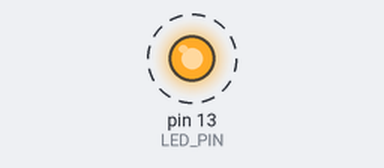
The sketch below on a simulated Arduino Uno, built with avr-gcc and run on an emulated ATmega328P. Shown: output pins drawn as LEDs (lit = HIGH). Dashed ring = blinking. What the sketch prints to the serial monitor is not drawn.

Above: at 1.5 s.
Timing chart, 0 to 5.6 s (numbered marks = the images above):
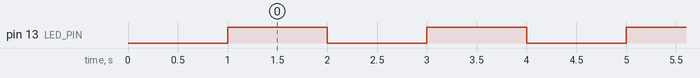

The sketch:

vishnufirmware.ino
```cpp
#define LED_PIN 13  // Onboard LED

unsigned long lastBlink = 0;
const unsigned long interval = 1000; // 1 second
bool ledState = false;

void setup() {
  Serial.begin(9600);
  pinMode(LED_PIN, OUTPUT);

  delay(1000);  // Give time for USB to stabilize

  // Print firmware info on boot
  Serial.println("=== VishnuFirm ===");
  Serial.println("Version: 1.0.0");
  Serial.println("==================");
}

void loop() {
  unsigned long currentMillis = millis();
  if (currentMillis - lastBlink >= interval) {
    lastBlink = currentMillis;

    // Toggle LED
    ledState = !ledState;
    digitalWrite(LED_PIN, ledState);

    // Print LED state
    if (ledState)
      Serial.println("LED ON");
    else
      Serial.println("LED OFF");
  }
}
```

Measured:
- by itself, pin 13 (LED_PIN): alternates HIGH for 1.0 s and LOW for 1.0 s
